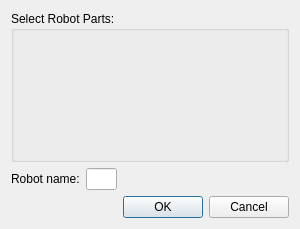
<?xml version="1.0" encoding="UTF-8"?>
<ui version="4.0">
 <class>StartDlg</class>
 <widget class="QDialog" name="StartDlg">
  <property name="geometry">
   <rect>
    <x>0</x>
    <y>0</y>
    <width>300</width>
    <height>229</height>
   </rect>
  </property>
  <property name="windowTitle">
   <string>Dialog</string>
  </property>
  <layout class="QGridLayout" name="gridLayout" rowstretch="80,10,10">
   <item row="0" column="0" colspan="2">
    <widget class="QGroupBox" name="groupBox">
     <property name="title">
      <string>Select Robot Parts:</string>
     </property>
    </widget>
   </item>
   <item row="1" column="0">
    <layout class="QHBoxLayout" name="horizontalLayout">
     <item>
      <widget class="QLabel" name="label">
       <property name="text">
        <string>Robot name:</string>
       </property>
      </widget>
     </item>
     <item>
      <widget class="QLineEdit" name="lineEdit"/>
     </item>
    </layout>
   </item>
   <item row="1" column="1">
    <spacer name="horizontalSpacer">
     <property name="orientation">
      <enum>Qt::Horizontal</enum>
     </property>
     <property name="sizeHint" stdset="0">
      <size>
       <width>153</width>
       <height>20</height>
      </size>
     </property>
    </spacer>
   </item>
   <item row="2" column="0">
    <spacer name="horizontalSpacer_2">
     <property name="orientation">
      <enum>Qt::Horizontal</enum>
     </property>
     <property name="sizeHint" stdset="0">
      <size>
       <width>117</width>
       <height>20</height>
      </size>
     </property>
    </spacer>
   </item>
   <item row="2" column="1">
    <widget class="QDialogButtonBox" name="buttonBox">
     <property name="orientation">
      <enum>Qt::Horizontal</enum>
     </property>
     <property name="standardButtons">
      <set>QDialogButtonBox::Cancel|QDialogButtonBox::Ok</set>
     </property>
    </widget>
   </item>
  </layout>
 </widget>
 <resources/>
 <connections>
  <connection>
   <sender>buttonBox</sender>
   <signal>accepted()</signal>
   <receiver>StartDlg</receiver>
   <slot>accept()</slot>
   <hints>
    <hint type="sourcelabel">
     <x>248</x>
     <y>254</y>
    </hint>
    <hint type="destinationlabel">
     <x>157</x>
     <y>274</y>
    </hint>
   </hints>
  </connection>
  <connection>
   <sender>buttonBox</sender>
   <signal>rejected()</signal>
   <receiver>StartDlg</receiver>
   <slot>reject()</slot>
   <hints>
    <hint type="sourcelabel">
     <x>316</x>
     <y>260</y>
    </hint>
    <hint type="destinationlabel">
     <x>286</x>
     <y>274</y>
    </hint>
   </hints>
  </connection>
 </connections>
</ui>
